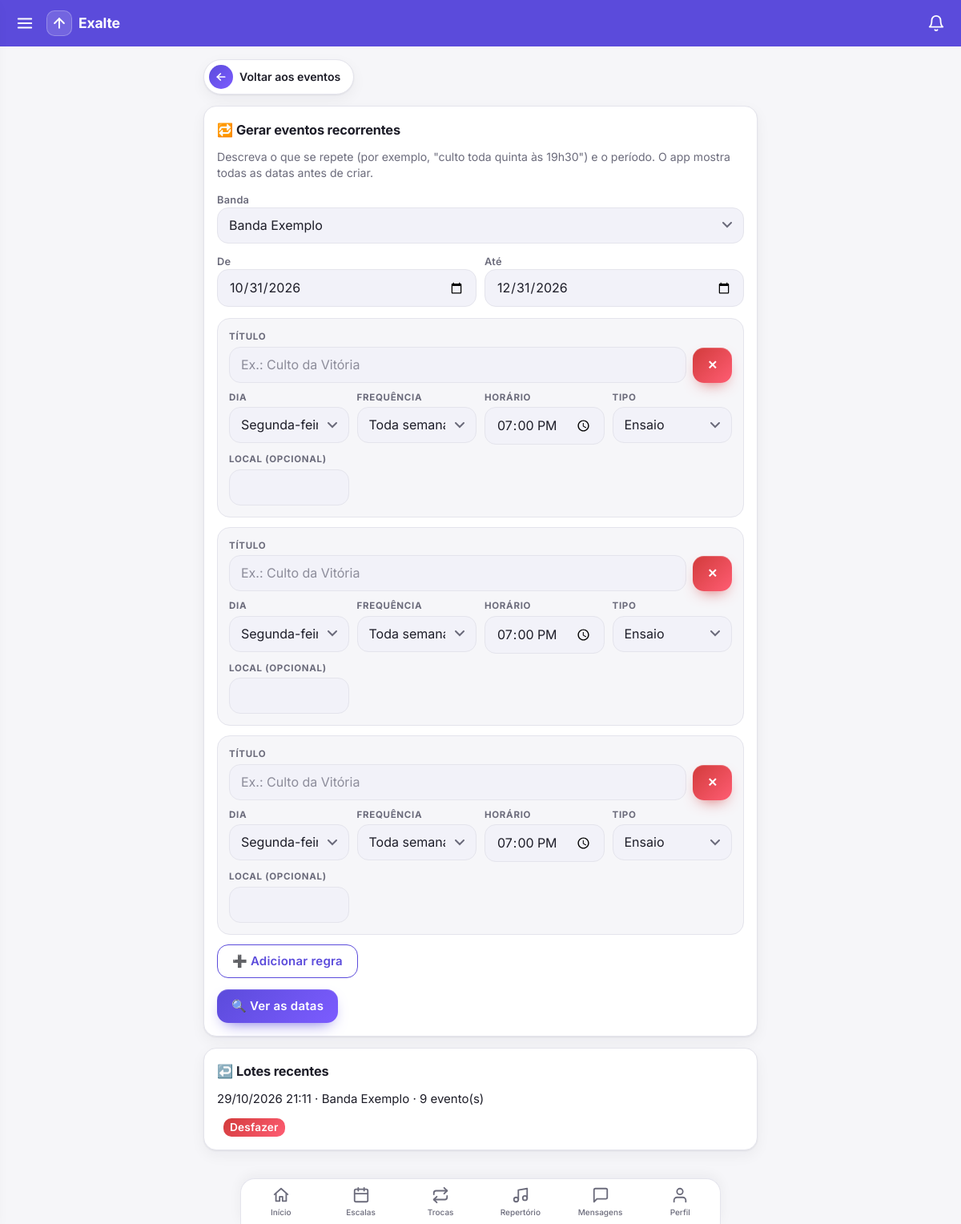
/eventos/recorrentes/ (signed in), run on the app's committed database.
### core/models.py (models this page shows)
class ImportacaoEventos(models.Model):
    banda = models.ForeignKey(Banda, on_delete=models.CASCADE, related_name="importacoes")
    autor = models.ForeignKey(settings.AUTH_USER_MODEL, null=True, on_delete=models.SET_NULL)
    criado = models.DateTimeField(auto_now_add=True)

class Banda(models.Model):
    nome = models.CharField(max_length=100)
    descricao = models.TextField(blank=True)
    foto_em = models.DateTimeField(null=True, blank=True)
    def __str__(self):
        return self.nome

### core/views.py (the view, shortened to what this page needs)
# urls.py: path("eventos/recorrentes/", v.gerar_recorrentes, name="gerar_recorrentes"),
@login_required
def gerar_recorrentes(request):
    if not _eh_lider(request.user):
        return redirect("home")
    bandas = bandas_do_lider(request.user)
    hoje = timezone.localdate()
    ctx = dict(bandas=bandas, tipos=Evento.TIPOS, dias=DIAS_SEL, freqs=FREQS, inicio=hoje.isoformat(),
               fim=date(hoje.year, 12, 31).isoformat(),
               lotes=(ImportacaoEventos.objects.filter(banda__in=bandas).select_related("banda")
                      .annotate(n=Count("eventos")).order_by("-criado")[:10]))
    if request.method != "POST":
        return render(request, "recorrentes.html", ctx)

### core/forms.py (called while the page is built)
def bandas_do_lider(user):
    return Banda.objects.filter(membros__user=user, membros__papel="lider")

### core/leitura.py (called while the page is built)
def contagens(user):
    bandas = list(Membro.objects.filter(user=user).values_list("banda_id", flat=True))
    if not bandas:
        return {}
    marcas = dict(LeituraMensagens.objects.filter(user=user, banda_id__in=bandas).values_list("banda_id", "ate"))
    agora = timezone.now()
    novas = [LeituraMensagens(user=user, banda_id=b, ate=agora) for b in bandas if b not in marcas]
    if novas:
        LeituraMensagens.objects.bulk_create(novas, ignore_conflicts=True)
        marcas.update({n.banda_id: agora for n in novas})
    return {b: Mensagem.objects.filter(banda_id=b, criado__gt=marcas[b]).exclude(autor=user).count() for b in bandas}

### core/templatetags/menu.py (called while the page is built)
@register.simple_tag(takes_context=True)
def usuario_eh_lider(context):
    u = context["request"].user
    return u.is_authenticated and Membro.objects.filter(user=u, papel="lider").exists()

@register.simple_tag(takes_context=True)
def nao_lidas(context):
    request = context.get("request")
    if request is None or not request.user.is_authenticated:
        return 0
    if not hasattr(request, "_nao_lidas"):
        from core.leitura import contagens
        request._nao_lidas = sum(contagens(request.user).values())
    return request._nao_lidas

### core/views.py (called while the page is built)
def _eh_lider(user):
    return Membro.objects.filter(user=user, papel="lider").exists()

### core/templates/recorrentes.html (shortened to what this page needs)
{% extends "base.html" %}{% block content %}
<a class="voltar" href="{% url 'eventos' %}"><span class="seta"><svg class="ic"><use href="#i-back"/></svg></span>Voltar aos eventos</a>
{% if grupos %}
<div class="card"><h2>👀 Confira as datas</h2>
<p class="mut"><b>{{ banda.nome }}</b> · {{ total }} data(s) geradas, {{ novos }} nova(s). Desmarque as que não quer criar (feriados, por exemplo). Datas que já existem vêm desmarcadas.</p>
<p><button type="button" class="sec" onclick="document.querySelectorAll('.rl input[type=checkbox]').forEach(c=>c.checked=true)">Marcar todos</button>
<button type="button" class="sec" onclick="document.querySelectorAll('.rl input[type=checkbox]').forEach(c=>c.checked=false)">Desmarcar todos</button></p>
<form method="post">{% csrf_token %}<input type="hidden" name="acao" value="confirmar"><input type="hidden" name="banda" value="{{ banda.pk }}">
<input type="hidden" name="inicio" value="{{ inicio }}"><input type="hidden" name="fim" value="{{ fim }}"><input type="hidden" name="n_regras" value="{{ n_regras }}">
{% for r in regras %}<input type="hidden" name="titulo_{{ r.i }}" value="{{ r.titulo }}"><input type="hidden" name="dia_{{ r.i }}" value="{{ r.dia }}">
<input type="hidden" name="freq_{{ r.i }}" value="{{ r.freq }}"><input type="hidden" name="hora_{{ r.i }}" value="{{ r.hora }}">
<input type="hidden" name="tipo_{{ r.i }}" value="{{ r.tipo }}"><input type="hidden" name="local_{{ r.i }}" value="{{ r.local }}">{% endfor %}
{% for nome, rows in grupos %}<div class="mes">{{ nome }}</div>
{% for x in rows %}<label class="rl"><input type="checkbox" name="sel" value="{{ x.valor }}" {% if not x.dup %}checked{% endif %}>
<span class="d">{{ x.dia }} {{ x.data|date:"d/m" }}</span><span class="h">{{ x.hora }}</span><span>{{ x.titulo }}</span>{% if x.dup %}<span class="tag">⚠️ Já existe</span>{% endif %}</label>{% endfor %}{% endfor %}
<p style="margin-top:14px"><button>✅ Criar eventos selecionados</button> <a href="{% url 'gerar_recorrentes' %}">Cancelar</a></p></form></div>
{% else %}
<div class="card fm"><h2>🔁 Gerar eventos recorrentes</h2>
<p class="mut">Descreva o que se repete (por exemplo, "culto toda quinta às 19h30") e o período. O app mostra todas as datas antes de criar.</p>
<form method="post">{% csrf_token %}<input type="hidden" name="acao" value="previa"><input type="hidden" name="n_regras" id="n_regras" value="0">
<p><label>Banda<br><select name="banda">{% for b in bandas %}<option value="{{ b.pk }}">{{ b.nome }}</option>{% endfor %}</select></label></p>
<div style="display:grid;grid-template-columns:repeat(auto-fit,minmax(150px,1fr));gap:10px">
<p><label>De<br><input type="date" name="inicio" value="{{ inicio }}" required></label></p>
<p><label>Até<br><input type="date" name="fim" value="{{ fim }}" required></label></p></div>
<div id="regras"></div>
<p><button type="button" class="sec" id="b-add">➕ Adicionar regra</button></p>
<button>🔍 Ver as datas</button></form></div>
<template id="modelo"><div class="regra">
<div class="topo"><div><label>Título</label><input name="titulo___i__" placeholder="Ex.: Culto da Vitória"></div>
<button type="button" class="no" style="min-height:44px" onclick="this.closest('.regra').remove()" aria-label="Remover regra">✕</button></div>
<div class="g"><div><label>Dia</label><select name="dia___i__">{% for v, n in dias %}<option value="{{ v }}">{{ n }}</option>{% endfor %}</select></div>
<div><label>Frequência</label><select name="freq___i__">{% for v, n in freqs %}<option value="{{ v }}">{{ n }}</option>{% endfor %}</select></div>
<div><label>Horário</label><input type="time" name="hora___i__" value="19:00"></div>
<div><label>Tipo</label><select name="tipo___i__">{% for v, n in tipos %}<option value="{{ v }}">{{ n }}</option>{% endfor %}</select></div>
<div><label>Local (opcional)</label><input name="local___i__"></div></div></div></template>
{% if lotes %}<div class="card"><h2>↩️ Lotes recentes</h2>
{% for l in lotes %}<p>{{ l.criado|date:"d/m/Y H:i" }} · {{ l.banda }} · {{ l.n }} evento(s)
<form class="inl" method="post" action="{% url 'importacao_desfazer' l.pk %}" onsubmit="return confirm('Desfazer? Os {{ l.n }} eventos deste lote serão apagados, junto com escalas e setlists deles.')">{% csrf_token %}<button class="no">Desfazer</button></form></p>{% endfor %}</div>{% endif %}
{% endif %}
{% endblock %}

### core/templates/base.html (style rules this page uses)
:root { --bg:#f6f6f9;--card:#fff;--tx:#1d1d28;--mut:#6b6b7b;--pri:#5b4bdb;--pri-soft:#ecebfb;--ok:#1a9d5a;--no:#d23b3b;--bd:#e4e4ec;--sh:0 1px 2px #1d1d2812,0 6px 18px #1d1d280d;--pri2:#7c5cff;--field:#f2f2f9;--glow:#5b4bdb40 }
* { box-sizing:border-box;-webkit-tap-highlight-color:transparent }
html { scroll-padding-top:70px }
body { margin:0;font-family:Inter,system-ui,-apple-system,"Segoe UI",Roboto,sans-serif;background:var(--bg);color:var(--tx);line-height:1.45;font-size:15px; padding-bottom:calc(76px + env(safe-area-inset-bottom,0px)) }
a { color:var(--pri);text-decoration:none }
svg.ic { width:22px;height:22px;fill:none;stroke:currentColor;stroke-width:2;stroke-linecap:round;stroke-linejoin:round;flex:none }
h2 { margin:.1em 0 .7em;font-size:1.02rem;font-weight:700;letter-spacing:-.01em }
.card { background:var(--card);border-radius:16px;padding:16px;margin:0;box-shadow:var(--sh);border:1px solid var(--bd) }
.mut { color:var(--mut);font-size:.88rem }
p { margin:.4em 0 }
button,.btn { font:inherit;font-weight:600;letter-spacing:.015em;min-height:42px;padding:9px 18px;border-radius:14px;border:0;color:#fff;cursor:pointer; background:linear-gradient(135deg,var(--pri),var(--pri2));box-shadow:0 8px 20px -10px var(--pri),inset 0 1px 0 #ffffff30;transition:transform .12s,box-shadow .2s,filter .2s }
button.no { background:linear-gradient(135deg,#d23b3b,#ff5d73);box-shadow:0 8px 20px -10px var(--no),inset 0 1px 0 #ffffff30 }
button.sec { background:transparent;color:var(--pri);border:1.5px solid var(--pri);box-shadow:none }
.inl button { min-height:0;padding:4px 11px;font-size:.85rem;border-radius:10px;box-shadow:none }
input:not([type=checkbox]):not([type=radio]):not([type=file]),select,textarea { font-family:inherit;font-size:16px;font-weight:400;letter-spacing:0;line-height:1.3;padding:11px 14px;border-radius:14px;border:1.5px solid var(--bd);background:var(--field);color:var(--tx);max-width:100%;transition:border-color .15s,box-shadow .2s,background .15s }
input::placeholder,textarea::placeholder { color:var(--mut);opacity:.75 }
select { appearance:none;-webkit-appearance:none;padding-right:38px;background-repeat:no-repeat;background-position:right 14px center }
.fm p { margin:0 0 14px }
.fm label { font-size:.8rem;font-weight:600;color:var(--mut);letter-spacing:.02em }
.fm input:not([type=checkbox]):not([type=radio]):not([type=file]),.fm select,.fm textarea { width:100% }
a.voltar { display:inline-flex;align-items:center;gap:8px;padding:6px 16px 6px 6px;margin:0;border-radius:99px;background:var(--card);border:1px solid var(--bd);box-shadow:var(--sh);color:var(--tx);font-weight:600;font-size:.88rem;transition:transform .12s,box-shadow .2s }
a.voltar .seta { width:30px;height:30px;border-radius:50%;display:grid;place-items:center;color:#fff;background:linear-gradient(135deg,var(--pri),var(--pri2)) }
a.voltar .seta svg { width:16px;height:16px;stroke-width:2.6 }
main>* { margin-top:0;margin-bottom:0 }
main>a { align-self:flex-start }
.card p { margin:0 0 .85em }
.card p:last-child { margin-bottom:0 }
.fm p:last-child { margin-bottom:0 }
.fm label { display:block }
main p:has(> a > button),main p:has(> button),main p:has(> form.inl) { display:flex;flex-wrap:wrap;align-items:center;gap:10px }

### core/templates/recorrentes.html (style rules this page uses)
.regra { border:1px solid var(--bd);border-radius:16px;padding:14px;margin-bottom:12px;background:var(--bg) }
.regra .g { display:grid;grid-template-columns:repeat(auto-fit,minmax(140px,1fr));gap:10px;margin-top:10px }
.regra label { display:block;font-size:.72rem;font-weight:700;color:var(--mut);letter-spacing:.06em;text-transform:uppercase;margin-bottom:4px }
.regra .topo { display:flex;gap:8px;align-items:flex-end }
.regra .topo div { flex:1 }
.inl { display:inline;margin:0 0 0 8px }
.inl button { padding:2px 8px }

### data on the page
ImportacaoEventos: criado "29/10/2026 21:11", banda "Banda Exemplo", n "9"

### other printed values
form field banda "Banda Exemplo"
form field value "Segunda-feira"
form field value "Toda semana"
form field value "Ensaio"
